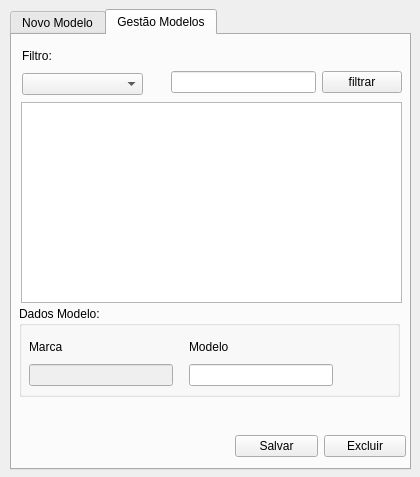
<?xml version="1.0" encoding="UTF-8"?>
<ui version="4.0">
 <class>frm_modelos</class>
 <widget class="QDialog" name="frm_modelos">
  <property name="geometry">
   <rect>
    <x>0</x>
    <y>0</y>
    <width>420</width>
    <height>477</height>
   </rect>
  </property>
  <property name="windowTitle">
   <string>Gestão de Modelos</string>
  </property>
  <widget class="QTabWidget" name="tabWidget">
   <property name="geometry">
    <rect>
     <x>10</x>
     <y>9</y>
     <width>401</width>
     <height>461</height>
    </rect>
   </property>
   <property name="currentIndex">
    <number>1</number>
   </property>
   <widget class="QWidget" name="tab">
    <attribute name="title">
     <string>Novo Modelo</string>
    </attribute>
    <widget class="QGroupBox" name="groupBox">
     <property name="geometry">
      <rect>
       <x>9</x>
       <y>271</y>
       <width>381</width>
       <height>91</height>
      </rect>
     </property>
     <property name="title">
      <string>Dados Modelo:</string>
     </property>
     <widget class="QWidget" name="layoutWidget">
      <property name="geometry">
       <rect>
        <x>10</x>
        <y>30</y>
        <width>144</width>
        <height>50</height>
       </rect>
      </property>
      <layout class="QVBoxLayout" name="verticalLayout">
       <item>
        <widget class="QLabel" name="label">
         <property name="text">
          <string>Marca</string>
         </property>
        </widget>
       </item>
       <item>
        <widget class="QLineEdit" name="txt_nv_marca">
         <property name="enabled">
          <bool>false</bool>
         </property>
        </widget>
       </item>
      </layout>
     </widget>
     <widget class="QWidget" name="layoutWidget">
      <property name="geometry">
       <rect>
        <x>170</x>
        <y>30</y>
        <width>144</width>
        <height>50</height>
       </rect>
      </property>
      <layout class="QVBoxLayout" name="verticalLayout_6">
       <item>
        <widget class="QLabel" name="label_6">
         <property name="text">
          <string>Modelo</string>
         </property>
        </widget>
       </item>
       <item>
        <widget class="QLineEdit" name="txt_nv_modelo"/>
       </item>
      </layout>
     </widget>
    </widget>
    <widget class="QTableWidget" name="tw_listamarcas">
     <property name="geometry">
      <rect>
       <x>9</x>
       <y>67</y>
       <width>381</width>
       <height>201</height>
      </rect>
     </property>
    </widget>
    <widget class="QWidget" name="layoutWidget_3">
     <property name="geometry">
      <rect>
       <x>159</x>
       <y>34</y>
       <width>231</width>
       <height>27</height>
      </rect>
     </property>
     <layout class="QHBoxLayout" name="horizontalLayout_4">
      <item>
       <widget class="QLineEdit" name="txt_nv_filtrar"/>
      </item>
      <item>
       <widget class="QPushButton" name="btn_nv_filtrar">
        <property name="text">
         <string>filtrar</string>
        </property>
       </widget>
      </item>
     </layout>
    </widget>
    <widget class="QWidget" name="layoutWidget_4">
     <property name="geometry">
      <rect>
       <x>10</x>
       <y>10</y>
       <width>121</width>
       <height>50</height>
      </rect>
     </property>
     <layout class="QVBoxLayout" name="verticalLayout_5">
      <item>
       <widget class="QLabel" name="label_5">
        <property name="text">
         <string>Filtro:</string>
        </property>
       </widget>
      </item>
      <item>
       <widget class="QComboBox" name="cb_nv_filtrar"/>
      </item>
     </layout>
    </widget>
    <widget class="QWidget" name="layoutWidget">
     <property name="geometry">
      <rect>
       <x>206</x>
       <y>396</y>
       <width>186</width>
       <height>27</height>
      </rect>
     </property>
     <layout class="QHBoxLayout" name="horizontalLayout_2">
      <item>
       <widget class="QPushButton" name="btn_nv_novo">
        <property name="text">
         <string>Novo</string>
        </property>
       </widget>
      </item>
      <item>
       <widget class="QPushButton" name="btn_nv_salvar">
        <property name="text">
         <string>Salvar</string>
        </property>
       </widget>
      </item>
     </layout>
    </widget>
    <zorder>layoutWidget</zorder>
    <zorder>groupBox</zorder>
    <zorder>tw_listamarcas</zorder>
    <zorder>layoutWidget_3</zorder>
    <zorder>layoutWidget_4</zorder>
   </widget>
   <widget class="QWidget" name="tab_2">
    <attribute name="title">
     <string>Gestão Modelos</string>
    </attribute>
    <widget class="QTableWidget" name="tw_listamodelos">
     <property name="geometry">
      <rect>
       <x>9</x>
       <y>67</y>
       <width>381</width>
       <height>201</height>
      </rect>
     </property>
    </widget>
    <widget class="QGroupBox" name="groupBox_2">
     <property name="geometry">
      <rect>
       <x>7</x>
       <y>271</y>
       <width>381</width>
       <height>91</height>
      </rect>
     </property>
     <property name="title">
      <string>Dados Modelo:</string>
     </property>
     <widget class="QWidget" name="layoutWidget">
      <property name="geometry">
       <rect>
        <x>10</x>
        <y>30</y>
        <width>144</width>
        <height>50</height>
       </rect>
      </property>
      <layout class="QVBoxLayout" name="verticalLayout_2">
       <item>
        <widget class="QLabel" name="label_2">
         <property name="text">
          <string>Marca</string>
         </property>
        </widget>
       </item>
       <item>
        <widget class="QLineEdit" name="txt_ge_marca">
         <property name="enabled">
          <bool>false</bool>
         </property>
        </widget>
       </item>
      </layout>
     </widget>
     <widget class="QWidget" name="layoutWidget_2">
      <property name="geometry">
       <rect>
        <x>170</x>
        <y>30</y>
        <width>144</width>
        <height>50</height>
       </rect>
      </property>
      <layout class="QVBoxLayout" name="verticalLayout_4">
       <item>
        <widget class="QLabel" name="label_4">
         <property name="text">
          <string>Modelo</string>
         </property>
        </widget>
       </item>
       <item>
        <widget class="QLineEdit" name="txt_ge_modelo"/>
       </item>
      </layout>
     </widget>
    </widget>
    <widget class="QWidget" name="layoutWidget">
     <property name="geometry">
      <rect>
       <x>223</x>
       <y>398</y>
       <width>171</width>
       <height>27</height>
      </rect>
     </property>
     <layout class="QHBoxLayout" name="horizontalLayout">
      <item>
       <widget class="QPushButton" name="btn_ge_salvar">
        <property name="text">
         <string>Salvar</string>
        </property>
       </widget>
      </item>
      <item>
       <widget class="QPushButton" name="btn_ge_excluir">
        <property name="text">
         <string>Excluir</string>
        </property>
       </widget>
      </item>
     </layout>
    </widget>
    <widget class="QWidget" name="layoutWidget">
     <property name="geometry">
      <rect>
       <x>159</x>
       <y>34</y>
       <width>231</width>
       <height>27</height>
      </rect>
     </property>
     <layout class="QHBoxLayout" name="horizontalLayout_3">
      <item>
       <widget class="QLineEdit" name="txt_ge_filtrar"/>
      </item>
      <item>
       <widget class="QPushButton" name="btn_ge_filtrar">
        <property name="text">
         <string>filtrar</string>
        </property>
       </widget>
      </item>
     </layout>
    </widget>
    <widget class="QWidget" name="layoutWidget">
     <property name="geometry">
      <rect>
       <x>10</x>
       <y>10</y>
       <width>121</width>
       <height>50</height>
      </rect>
     </property>
     <layout class="QVBoxLayout" name="verticalLayout_3">
      <item>
       <widget class="QLabel" name="label_3">
        <property name="text">
         <string>Filtro:</string>
        </property>
       </widget>
      </item>
      <item>
       <widget class="QComboBox" name="cb_ge_filtrar"/>
      </item>
     </layout>
    </widget>
   </widget>
  </widget>
 </widget>
 <resources/>
 <connections/>
</ui>
